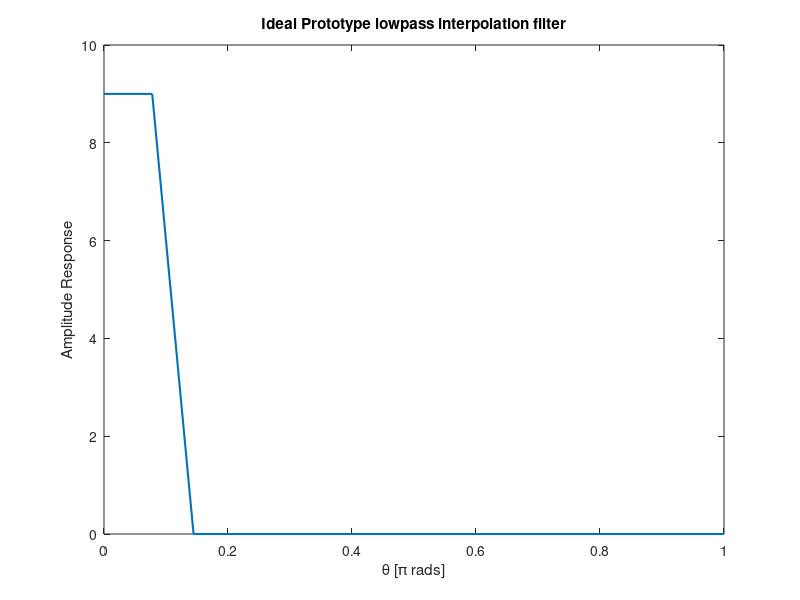
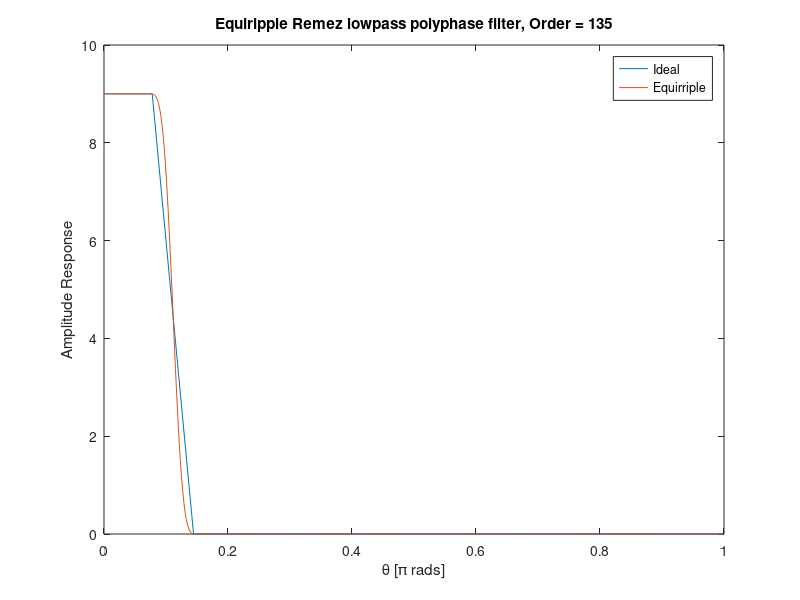
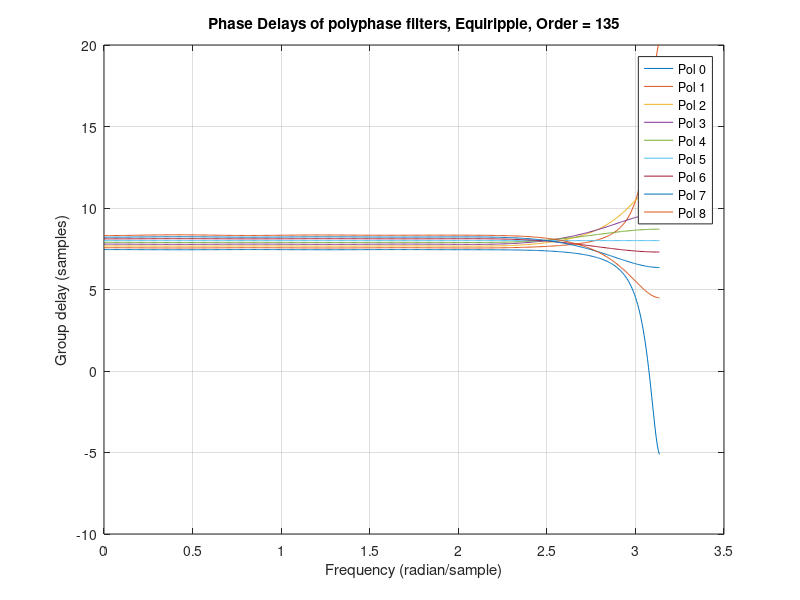
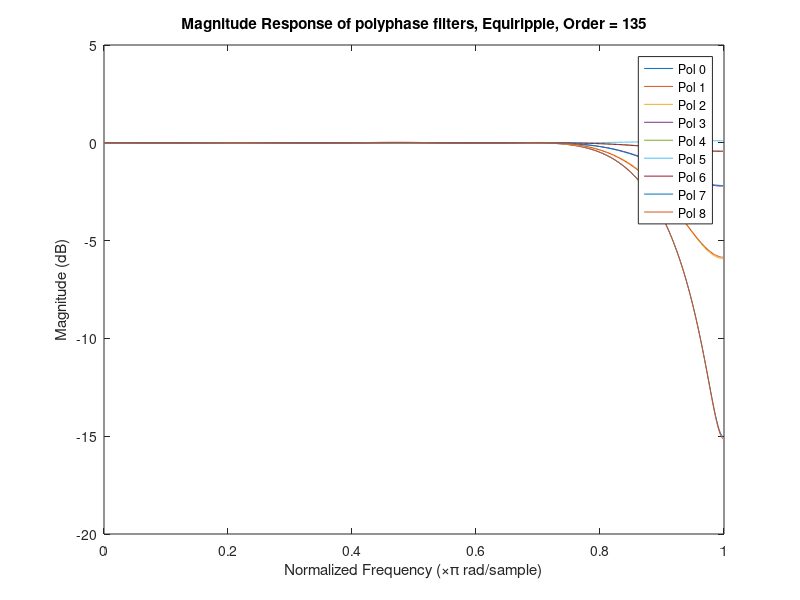

These figures' MATLAB source, in order:
%%

clear all;
clc;
close all;

% this is a code for wet 3 of DSP

Fs = 1000; % original FS

%% Section 1

% ideal filter prototype

L = 9;
fsamp = Fs*L;
M = 1000;
fstop = 1.3/L;
fpass = 0.7/L;


% theta = 0:0.001:1;
% transition = fstop - fpass;
% line = (-1/transition)+fstop/transition;
% lpFilt = (theta < fpass)*L + L*(theta > fpass & theta < fstop).*(-1/transition*theta+fstop/transition);

theta = [0 fpass fstop 1];
lpFilt = [9 9 0 0];

figure(1)
plot(theta, (lpFilt),'-', 'LineWidth', 1.5);
xlim([ 0 1 ])
title('Ideal Prototype lowpass interpolation filter') 
xlabel('\theta [\pi rads]')
ylabel('Amplitude Response')


%% Section 2 

% equiripple remez
N = 135;
b = firpm(N-1, theta, lpFilt);
[h,w] = freqz(b,1,512);
figure(2)
plot(theta,lpFilt, w/pi,(abs(h)));
h_ripple = h;
hold on;
xlim([ 0 1 ])
title(['Equiripple Remez lowpass polyphase filter, Order = ' num2str(N)]) 
xlabel('\theta [\pi rads]')
ylabel('Amplitude Response')
legend({'Ideal', 'Equirriple'})

polyPhaseEquiripple=cell(1,L);

figure(3)

legendPol = {};
for i=0:L-1
    %Phases_Mat_coeffs(i+1,:) = circshift(b, i);
    shifted = circshift(b, i);
    polyPhaseEquiripple{i+1} = shifted(1:L:end);
    grpdelay(shifted(1:L:end))
    legendPol{end+1} = ['Pol ' num2str(i)];
    hold on;
end
legend(legendPol);
ylim([-10 20]);
title(['Phase Delays of polyphase filters, Equiripple, Order = ' num2str(N)])

figure(4) 
legendPol = {};
for i=0:L-1
    %Phases_Mat_coeffs(i+1,:) = circshift(b, i);
    shifted = circshift(b, i);
    [h,w] = freqz(shifted(1:L:end),1);
    plot(w/pi,20*log10(abs(h)))
    legendPol{end+1} = ['Pol ' num2str(i)];
    hold on;
end
legend(legendPol);
title(['Magnitude Response of polyphase filters, Equiripple, Order = ' num2str(N)])
xlabel('Normalized Frequency (\times\pi rad/sample)')
ylabel('Magnitude (dB)')

%% Section 3

% LS

N = 135;
b = firls(N-1, theta, lpFilt);
[h,w] = freqz(b,1,512);
h_ls = h;
figure(5)
plot(w/pi,10*log10(abs(h_ls)));
hold on;
plot(w/pi,10*log10(abs(h_ripple)));
xlim([ 0 1 ])
title(['LS and Equirriple polyphase filter, Order = ' num2str(N)]) 
xlabel('\theta [\pi rads]')
ylabel('Amplitude Response')
legend({'LS', 'Equiripple'});

polyPhaseLS = cell(1,L);

figure(6)

legendPol = {};
for i=0:L-1
    %Phases_Mat_coeffs(i+1,:) = circshift(b, i);
    shifted = circshift(b, i);
    polyPhaseLS{i+1} = shifted(1:L:end);
    grpdelay(shifted(1:L:end))
    legendPol{end+1} = ['Pol ' num2str(i)];
    hold on;
end
legend(legendPol);
ylim([-10 20]);
title(['Phase Delays of polyphase filters, LS, Order = ' num2str(N)])
figure(7) 
legendPol = {};
for i=0:L-1
    %Phases_Mat_coeffs(i+1,:) = circshift(b, i);
    shifted = circshift(b, i);
    [h,w] = freqz(shifted(1:L:end),1);
    plot(w/pi,20*log10(abs(h)))
    legendPol{end+1} = ['Pol ' num2str(i)];
    hold on;
end
legend(legendPol);
title(['Magnitude Response of polyphase filters, LS, Order = ' num2str(N)])
xlabel('Normalized Frequency (\times\pi rad/sample)')
ylabel('Magnitude (dB)')






% this is a code for wet 3 Q2 of DSP

Fs = 8000; % original FS
Fs_y = 72000;

%% Q2 Section 1
t = linspace(0,pi,1000);
f1 = 1000;
f2 = 2000;
f3 = 3000;
phi1 = rand(1)*2*pi;
phi2 = rand(1)*2*pi;
phi3 = rand(1)*2*pi;
x = cos(2*pi*f1*t + phi1) + cos(2*pi*f2*t + phi2) + cos(2*pi*f3*t + phi3);

Ts = 1/Fs;
t_new = linspace(0, 511*Ts, 512);
x_n = cos(2*pi*f1*t_new + phi1) + cos(2*pi*f2*t_new + phi2) + cos(2*pi*f3*t_new + phi3);

Ts_y = 1/Fs_y;
t_new_y = 0:Ts_y:511*Ts;
y_m = cos(2*pi*f1*t_new_y + phi1) + cos(2*pi*f2*t_new_y + phi2) + cos(2*pi*f3*t_new_y + phi3);

figure(8);
plot(t_new, x_n,'-', 'LineWidth', 1.5);
hold on;
scatter(t_new, x_n);
scatter(t_new_y, y_m);

%% Q2  Section 2

% EQUIRIPPLE RECOVERY 

u = cell(1,L);
y_length = length(upsample(filter(polyPhaseEquiripple{1},1,x_n),L));
y_hat = zeros(1,y_length);
for branch = 0:L-1 
    
    x_conv_p = filter(polyPhaseEquiripple{branch+1},1,x_n);
    ui = upsample(x_conv_p, L);
    y_hat_i = circshift(ui, branch);
    y_hat_i(1:branch) = 0;
    y_hat = y_hat + y_hat_i;
    
end

figure(9)

plot(y_m, '-', 'LineWidth', 1.5);
hold on;
plot(y_hat, '-', 'LineWidth', 1.5);
xlim([1 512])

corrEq = xcorr(y_hat, y_m);
[~,tmp] = max(corrEq);
delay_Eq = mod(tmp,y_length);
estD = delay_Eq;
[minY_m,~] = min(y_m);
[minY_eq,~] = min(y_hat);
[maxY_m,~] = max(y_m);
[maxY_eq,~] = max(y_hat);

shifted_eq = circshift(y_m, estD);
tmp = shifted_eq(1:length(y_m));
SE_eq = sum((tmp - y_m).^2);


%% Q2 Section 3
% LS RECOVERY 

u = cell(1,L);
y_length = length(upsample(filter(polyPhaseLS{1},1,x_n),L));
y_hat_ls = zeros(1,y_length);
for branch = 0:L-1 
    
    x_conv_p = filter(polyPhaseLS{branch+1},1,x_n);
    ui = upsample(x_conv_p, L);
    y_hat_i = circshift(ui, branch);
    y_hat_i(1:branch) = 0;
    y_hat_ls = y_hat_ls + y_hat_i;
    
end

figure(10)

plot(y_m, '-', 'LineWidth', 1.5);
hold on;
plot(y_hat_ls, '-', 'LineWidth', 1.5);
xlim([1 512])

corrLS = xcorr(y_hat_ls, y_m);
[~,tmp] = max(corrLS);
delay_Eq = mod(tmp,y_length);
estD = delay_Eq;
[minY_m,~] = min(y_m);
[minY_LS,~] = min(y_hat_ls);
[maxY_m,~] = max(y_m);
[maxY_LS,~] = max(y_hat_ls);

shifted_eq = circshift(y_m, estD);
tmp = shifted_eq(1:length(y_m));
SE_LS = sum((tmp - y_m).^2);
